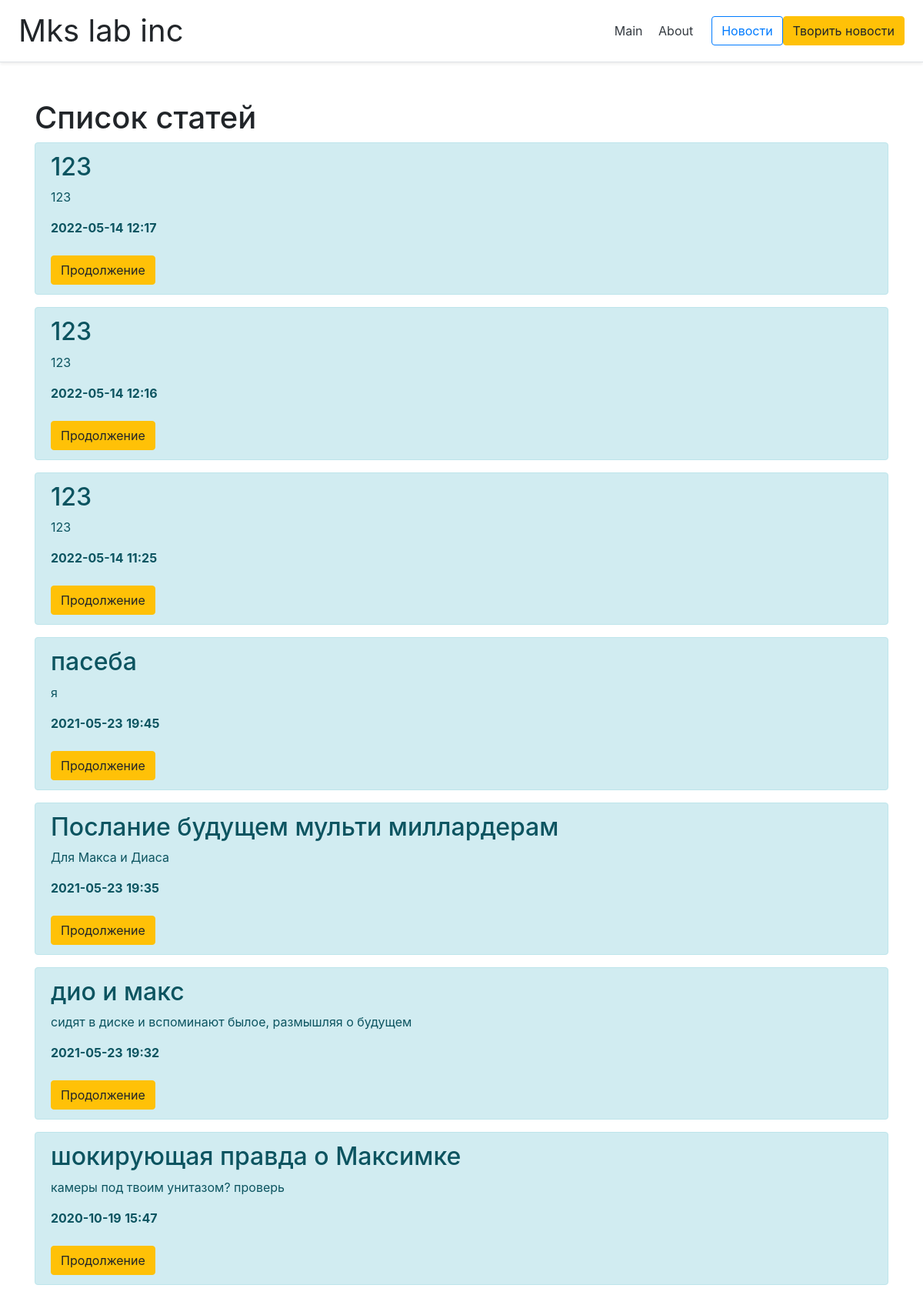
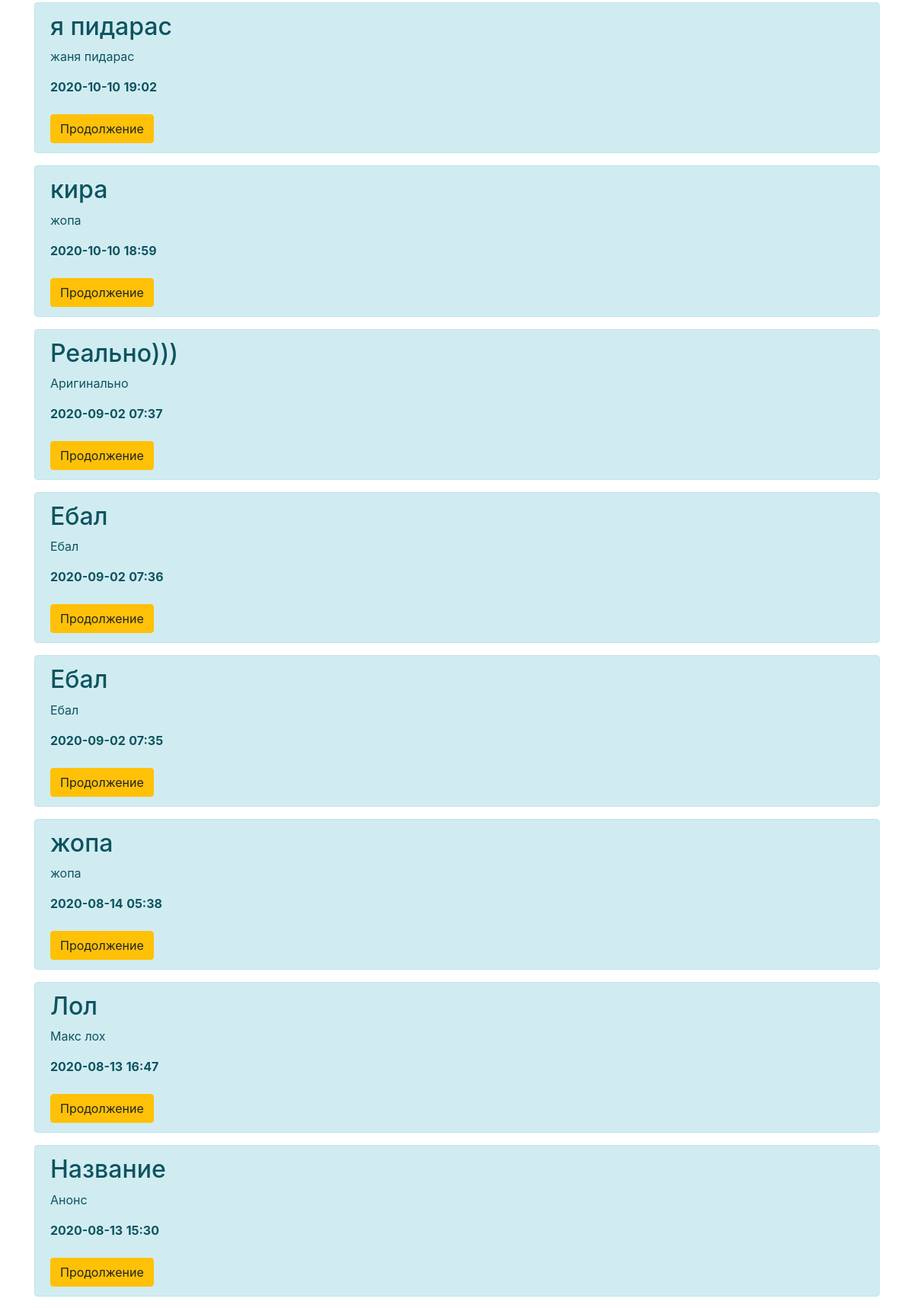
The app's page /feed (upper part) with its own data (2 pictures, top to bottom).
### main.py (models this page shows, shortened)
class Database(db.Model):
    id = db.Column(db.Integer, primary_key=True)
    title = db.Column(db.String(100), nullable=False)
    intro = db.Column(db.String(300), nullable=False)
    text = db.Column(db.Text, nullable=False)
    date = db.Column(db.DateTime, default=datetime.utcnow)

### main.py (the view)
@app.route('/feed')
def feed():
    posts = Database.query.order_by(Database.date.desc()).all()
    return render_template("feed.html", posts = posts)

### templates/feed.html (shortened to what this page needs)
{% extends 'pattern.html'%}
{% block body %}
<div class="container mt-5">
    <h1>Список статей</h1>
    {% for post in posts %}
    	<div class="alert alert-info">
    		<h2>{{ post.title }}</h2>
    		<p>{{ post.intro }}</p>
			<b>{{ post.date.date() }}</b>
    		<b>{{ (post.date.time()).strftime('%H:%M') }}</b><br><br>
    		<a href="/feed/id={{post.id}}" class = "btn btn-warning"> Продолжение </a>
    	</div>
    {% endfor %}
</div>
{% endblock %}

### templates/pattern.html (shortened to what this page needs)
<!DOCTYPE html>
<html lang="ru">
<head>
    	<link rel="stylesheet" type="text/css" href="https://cdn.jsdelivr.net/npm/bootstrap@4.6.2/dist/css/bootstrap.min.css">
</head>
<body>
	<div class="d-flex flex-column flex-md-row align-items-center p-3 px-md-4 mb-3 bg-white border-bottom shadow-sm">
    <h1 class="my-0 mr-md-auto font-weight-normal">Mks lab inc</h1>
    <nav class="my-2 my-md-0 mr-md-3">
      <a class="p-2 text-dark" href="/">Main</a>
      <a class="p-2 text-dark" href="/about">About</a>
    </nav>
    <a class="btn btn-outline-primary" href="/feed">Новости</a>
    <a class="btn btn-warning" href="/create-article">Творить новости</a>
  </div>
    {% block body %} {% endblock %}
</body>
</html>

### records on screen
Database: title "123", intro "123", date "2022-05-14", date "12:17"
Database: title "123", intro "123", date "2022-05-14", date "12:16"
Database: title "123", intro "123", date "2022-05-14", date "11:25"
Database: title "пасеба", intro "я", date "2021-05-23", date "19:45"
Database: title "Послание будущем мульти миллардерам", intro "Для Макса и Диаса", date "2021-05-23", date "19:35"
Database: title "дио и макс", intro "сидят в диске и вспоминают былое, размышляя о будущем", date "2021-05-23", date "19:32"
Database: title "шокирующая правда о Максимке", intro "камеры под твоим унитазом? проверь", date "2020-10-19", date "15:47"
Database: title "я пидарас", intro "жаня пидарас", date "2020-10-10", date "19:02"
Database: title "кира", intro "жопа", date "2020-10-10", date "18:59"
Database: title "Реально)))", intro "Аригинально", date "2020-09-02", date "07:37"
Database: title "Ебал", intro "Ебал", date "2020-09-02", date "07:36"
Database: title "Ебал", intro "Ебал", date "2020-09-02", date "07:35"
Database: title "жопа", intro "жопа", date "2020-08-14", date "05:38"
Database: title "Лол", intro "Макс лох", date "2020-08-13", date "16:47"
Database: title "Название", intro "Анонс", date "2020-08-13", date "15:30"
